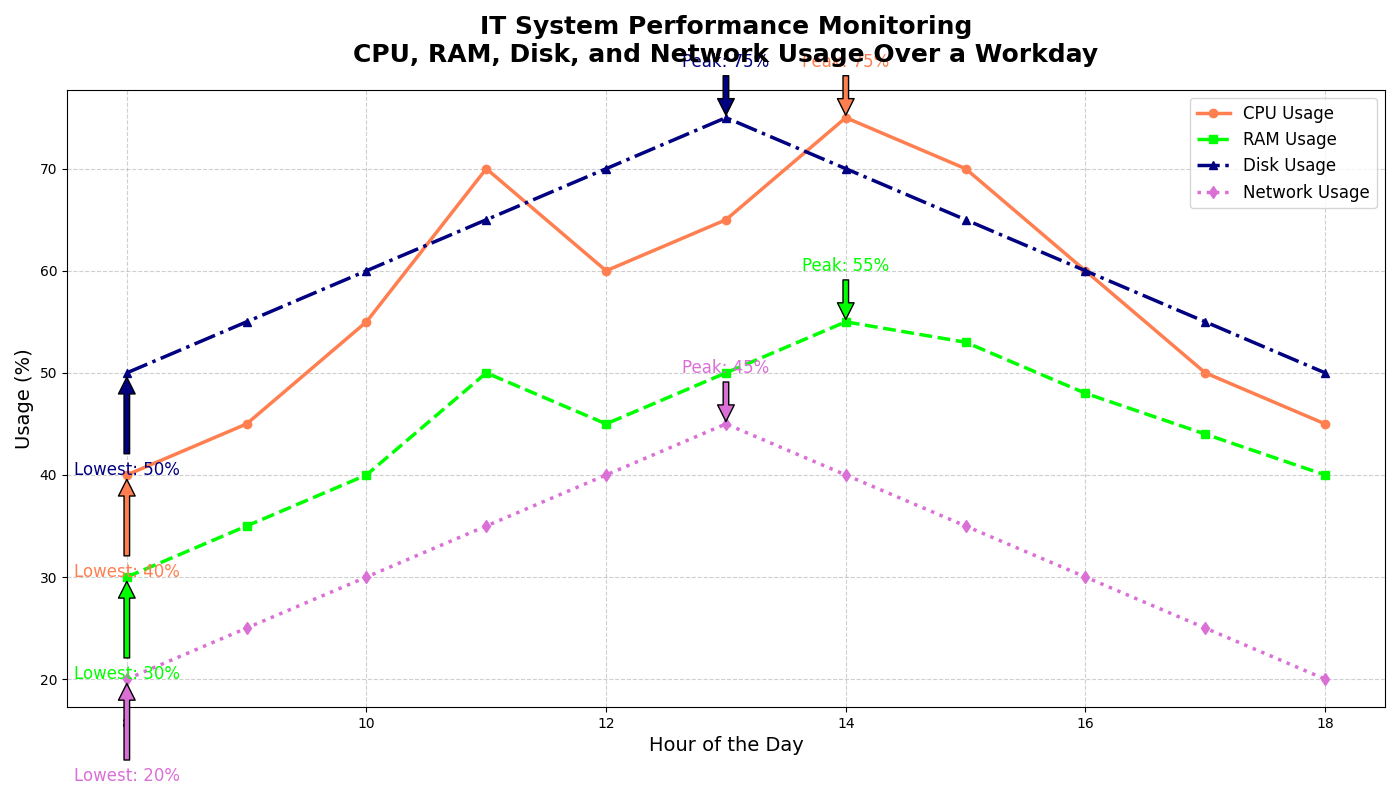

Here is the Python script that generated this plot:
import matplotlib.pyplot as plt
import numpy as np

# Define hours in a typical workday
hours = np.array([8, 9, 10, 11, 12, 13, 14, 15, 16, 17, 18])

# Manually constructed usage data (percentage used)
cpu_usage = np.array([40, 45, 55, 70, 60, 65, 75, 70, 60, 50, 45])
ram_usage = np.array([30, 35, 40, 50, 45, 50, 55, 53, 48, 44, 40])
disk_usage = np.array([50, 55, 60, 65, 70, 75, 70, 65, 60, 55, 50])
network_usage = np.array([20, 25, 30, 35, 40, 45, 40, 35, 30, 25, 20])

# Create the plot
fig, ax = plt.subplots(figsize=(14, 8))

# Plot the data with new colors
ax.plot(hours, cpu_usage, label='CPU Usage', color='coral', marker='o', linestyle='-', linewidth=2.5)
ax.plot(hours, ram_usage, label='RAM Usage', color='lime', marker='s', linestyle='--', linewidth=2.5)
ax.plot(hours, disk_usage, label='Disk Usage', color='navy', marker='^', linestyle='-.', linewidth=2.5)
ax.plot(hours, network_usage, label='Network Usage', color='orchid', marker='d', linestyle=':', linewidth=2.5)

# Adding grid, title, and labels
ax.set_title("IT System Performance Monitoring\nCPU, RAM, Disk, and Network Usage Over a Workday", fontsize=18, fontweight='bold', pad=20)
ax.set_xlabel("Hour of the Day", fontsize=14)
ax.set_ylabel("Usage (%)", fontsize=14)
ax.grid(True, linestyle='--', alpha=0.6)

# Add legend
ax.legend(loc='upper right', fontsize=12)

# Annotate peak usages with new colors
for usage, label, color in zip(
    [cpu_usage, ram_usage, disk_usage, network_usage],
    ['CPU', 'RAM', 'Disk', 'Network'],
    ['coral', 'lime', 'navy', 'orchid']
):
    peak_hour = hours[np.argmax(usage)]
    peak_value = np.max(usage)
    ax.annotate(f'Peak: {peak_value}%', xy=(peak_hour, peak_value), xytext=(peak_hour, peak_value+5),
                arrowprops=dict(facecolor=color, shrink=0.05), fontsize=12, color=color, ha='center')

    low_hour = hours[np.argmin(usage)]
    low_value = np.min(usage)
    ax.annotate(f'Lowest: {low_value}%', xy=(low_hour, low_value), xytext=(low_hour, low_value-10),
                arrowprops=dict(facecolor=color, shrink=0.05), fontsize=12, color=color, ha='center')

# Make the layout tight
plt.tight_layout()

# Display the plot
plt.show()
